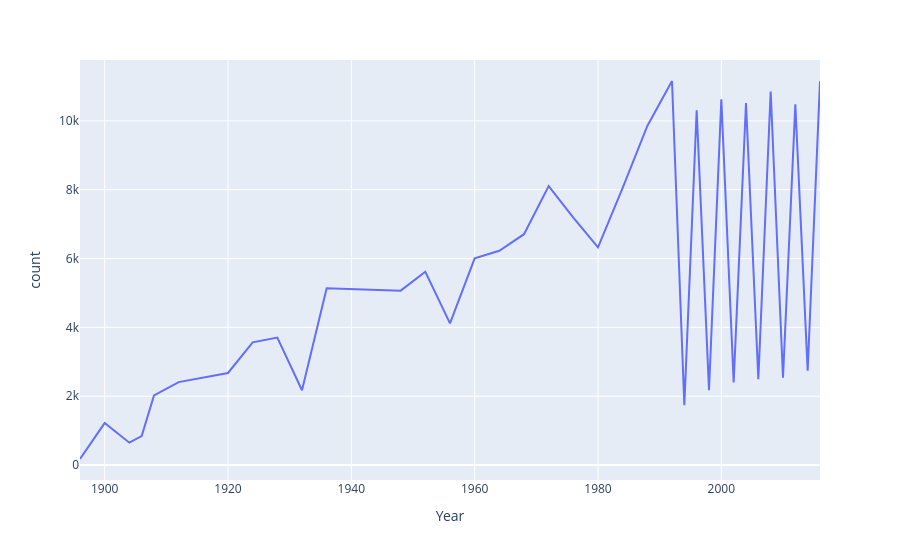

The notebook cell saved with this chart:
### Code cell
fig = px.line(nations_overtime, x = 'Year', y = 'count')
fig.show()

### Figure 1 — Plotly figure (JSON) as saved in the notebook; plotly's stock layout.template omitted (floating-point values rounded to 4 significant figures)
{"data": [{"hovertemplate": "Year=%{x}<br>count=%{y}<extra></extra>", "legendgroup": "", "line": {"color": "#636efa", "dash": "solid"}, "marker": {"symbol": "circle"}, "mode": "lines", "name": "", "orientation": "v", "showlegend": false, "type": "scatter", "x": [1896, 1900, 1904, 1906, 1908, 1912, 1920, 1924, 1928, 1932, 1936, 1948, 1952, 1956, 1960, 1964, 1968, 1972, 1976, 1980, 1984, 1988, 1992, 1994, 1996, 1998, 2000, 2002, 2004, 2006, 2008, 2010, 2012, 2014, 2016], "xaxis": "x", "y": [176, 1220, 650, 841, 2024, 2409, 2675, 3565, 3702, 2174, 5138, 5067, 5616, 4117, 6007, 6226, 6707, 8104, 7190, 6323, 8052, 9852, 11158, 1738, 10310, 2178, 10625, 2397, 10521, 2494, 10855, 2535, 10479, 2744, 11149], "yaxis": "y"}], "layout": {"legend": {"tracegroupgap": 0}, "margin": {"t": 60}, "xaxis": {"anchor": "y", "domain": [0, 1], "title": {"text": "Year"}}, "yaxis": {"anchor": "x", "domain": [0, 1], "title": {"text": "count"}}}}
